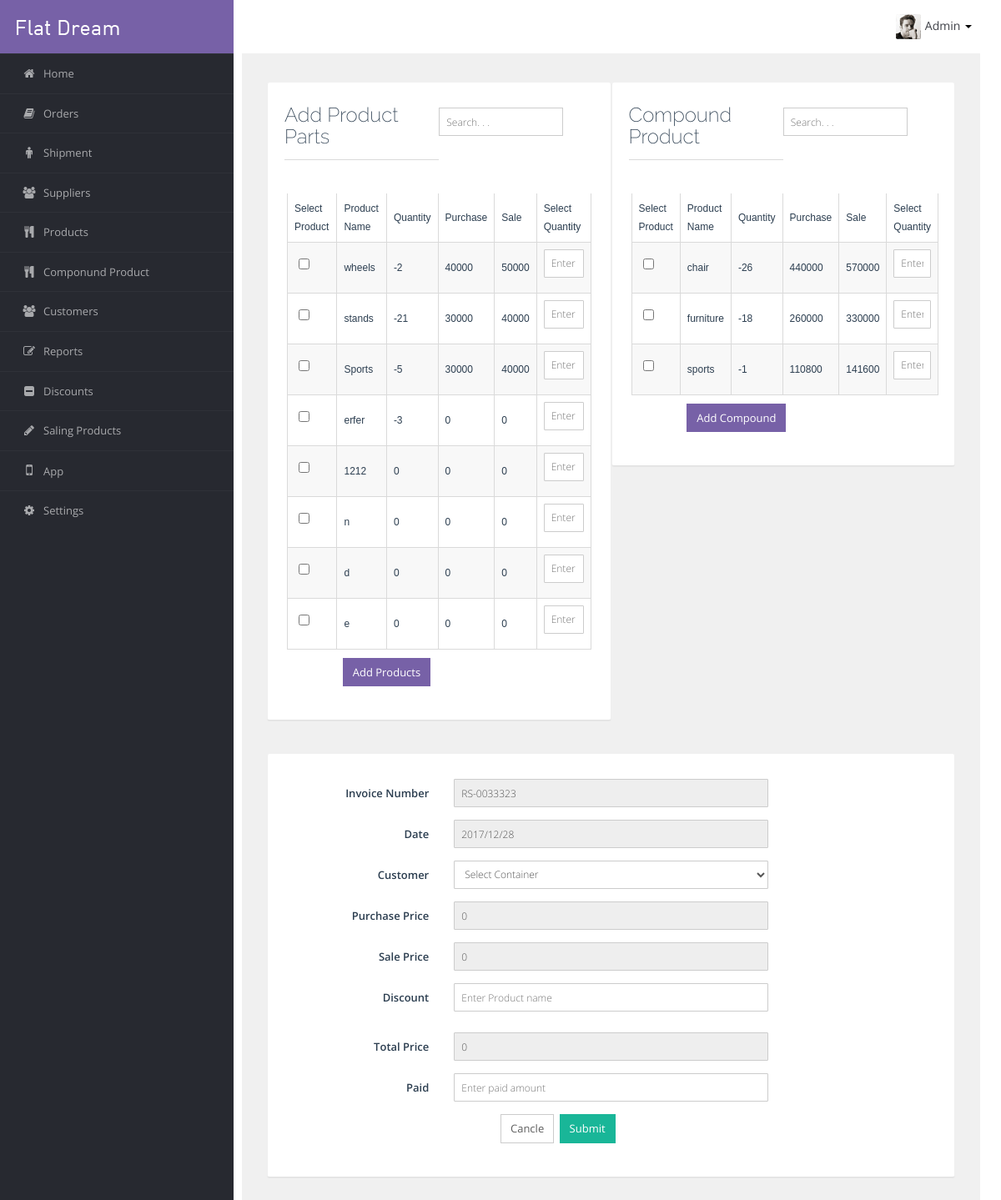
The page /home3.php (signed in) on the database its author committed.
### tables this page shows
CREATE TABLE `products` (
  `id` int(11) NOT NULL,
  `product_code` varchar(30) NOT NULL,
  `product_name` varchar(30) NOT NULL,
  `company_name` varchar(30) NOT NULL,
  `purchase_cost` int(11) NOT NULL,
  `sale_price` int(11) NOT NULL,
  `min_sale_price` int(11) NOT NULL,
  `product_category` int(11) NOT NULL,
  `discription` varchar(100) NOT NULL,
  `location` varchar(50) NOT NULL,
  `batch` int(11) NOT NULL,
  `image` varchar(100) NOT NULL,
  `supplier_id` int(11) NOT NULL,
  `quantity` int(11) NOT NULL,
  `shop_quality` int(11) NOT NULL,
  `discount` int(11) NOT NULL,
  `arrival_date` date NOT NULL
);

CREATE TABLE `compound_products` (
  `id` int(11) NOT NULL,
  `compound_product_name` varchar(50) NOT NULL,
  `purchase_cost` int(11) NOT NULL,
  `sale_price` int(11) NOT NULL,
  `discription` varchar(100) NOT NULL,
  `location` varchar(50) NOT NULL,
  `image` varchar(100) NOT NULL,
  `quantity` int(11) NOT NULL,
  `discount` int(11) NOT NULL,
  `products` varchar(500) NOT NULL
);

### home3.php (the view, shortened to what this page needs)
<?php
$total_purchase_price_product=0;
$total_purchase_price_compound= 0;
$total_sale_price_product=0;
$total_sale_price_compound=0;
?>
<?php include('header.php');?>
<div class="content col-xs-12">
<form class="form-horizontal" role="form" method="post" enctype="multipart/form-data">
            	<?php
            	include("config.php");
            	$query="SELECT id,product_name,sale_price,purchase_cost,quantity FROM products";
            	$result=mysqli_query($con1,$query);
            	?>
              <div class="block-flat col-xs-6 pull-left">
		        <div class="header col-xs-6 pull-left">
		            <h3>Add Product Parts</h3>
		        </div>
		        <div class="col-xs-6 pull-right">
		              <div class="form-group input-group">
		                  <input  type="search" id="txtsrc" class="form-control" onkeyup="return KeyUp(this, '#gvdetail1');" placeholder="Search. . . " />
		              </div>
		            </div>
	            <div class="content col-xs-12">
		            <table class="col-xs-12" border="0" cellspacing="2" cellpadding="2" id="gvdetail1" >
			           <tr>
			            <td>
			            <font face="Arial, Helvetica, sans-serif">Select Product</font>
			            </td>
			            <td>
			            <font face="Arial, Helvetica, sans-serif">Product Name</font>
			            </td>
			            <td>
			            <font face="Arial, Helvetica, sans-serif">Quantity</font>
			            </td>
			            <td>
			            <font face="Arial, Helvetica, sans-serif">Purchase</font>
			            </td>
			            <td>
			            <font face="Arial, Helvetica, sans-serif">Sale</font>
			            </td>
			            <td>
			            <font face="Arial, Helvetica, sans-serif">Select Quantity</font>
			            </td>
			           </tr>
			              <?php
			              while ($row = mysqli_fetch_assoc($result))
			               {
			                 $f1=$row['id'];
			                 $f2=$row['product_name'];
			                 $f3=$row['quantity'];
			                 $f4=$row['purchase_cost'];
			                 $f5=$row['sale_price'];
			              ?>
			              <tr>
			                <td>
			                	<div class="form-group">
			                		<input class="input_control" type="checkbox" name="product_id[]" style="margin: 0 20px;" value="<?php echo $f1; ?>">
				                </div>
			                </td>
			                <td>
			                  <font face="Arial, Helvetica, sans-serif"><?php echo $f2; ?></font>
			                </td>
			                <td>
			                  <font face="Arial, Helvetica, sans-serif"><?php echo $f3; ?></font>
			                </td>
			                <td>
			              		<font face="Arial, Helvetica, sans-serif"><?php echo $f4; ?></font>
				            </td>
				            <td>
				            	<font face="Arial, Helvetica, sans-serif"><?php echo $f5; ?></font>
				            </td>
			                <td>
			                	<div class="">
			                      <input type="text" class="form-control textbox" id="quantity" name="<?php echo $f1; ?>" placeholder="Enter quantity">
			                    </div>
			                </td>
			              </tr>
			              <?php
			                }
			              ?>
		          		</table>
	      			</div>
	      			<div class="clearfix"></div>
	                <div class="form-group">
	                  <div class="col-sm-offset-2 col-sm-10">
	                    <button name="products_info" class="next btn btn-primary" >Add Products</button>
	                  </div>
	                </div>
              </div>
              <div class="block-flat col-xs-6 pull-right">
              	<?php
            	include("config.php");
            	$query="SELECT id,compound_product_name,sale_price,purchase_cost,quantity FROM compound_products";
            	$result=mysqli_query($con1,$query);
            	?>
              		        <div class="header col-xs-6 pull-left">
              		            <h3> Compound Product</h3>
              		        </div>
              		        <div class="col-xs-6 pull-right">
              		              <div class="form-group input-group">
              		                  <input  type="search" id="txtsrc" class="form-control" onkeyup="return KeyUp(this, '#gvdetail2');" placeholder="Search. . . " />
              		              </div>
              		            </div>
              	            <div class="content col-xs-12">
              		            <table class="col-xs-12" border="0" cellspacing="2" cellpadding="2" id="gvdetail2" >
              			           <tr>
              			            <td>
              			            <font face="Arial, Helvetica, sans-serif">Select Product</font>
              			            </td>
              			            <td>
              			            <font face="Arial, Helvetica, sans-serif">Product Name</font>
              			            </td>
              			            <td>
              			            <font face="Arial, Helvetica, sans-serif">Quantity</font>
              			            </td>
              			            <td>
              			            <font face="Arial, Helvetica, sans-serif">Purchase</font>
              			            </td>
              			            <td>
              			            <font face="Arial, Helvetica, sans-serif">Sale</font>
              			            </td>
              			            <td>
              			            <font face="Arial, Helvetica, sans-serif">Select Quantity</font>
              			            </td>
              			           </tr>
              			              <?php
              			              while ($row = mysqli_fetch_assoc($result))
              			               {
              			                 $f1=$row['id'];
              			                 $f2=$row['compound_product_name'];
              			                 $f3=$row['quantity'];
              			                 $f4=$row['purchase_cost'];
              			                 $f5=$row['sale_price'];
              			              ?>
              			              <tr>
              			                <td>
              			                	<div class="form-group">
              			                		<input class="input_control" type="checkbox" name="compound_id[]" style="margin: 0 20px;" value="<?php echo $f1; ?>">
              				                </div>
              			                </td>
              			                <td>
              			                  <font face="Arial, Helvetica, sans-serif"><?php echo $f2; ?></font>
              			                </td>
              			                <td>
              			                  <font face="Arial, Helvetica, sans-serif"><?php echo $f3; ?></font>
              			                </td>
              			                <td>
              			              		<font face="Arial, Helvetica, sans-serif"><?php echo $f4; ?></font>
              				            </td>
              				            <td>
              				            	<font face="Arial, Helvetica, sans-serif"><?php echo $f5; ?></font>
              				            </td>
              			                <td>
              			                	<div class="">
              			                      <input type="text" class="form-control textbox" id="quantity" name="<?php echo $f1; ?>" placeholder="Enter quantity">
              			                    </div>
              			                </td>
              			              </tr>
              			              <?php
              			                }
              			              ?>
              		          		</table>
              	      			</div>
              	      		<div class="clearfix"></div>
                <div class="form-group">
                  <div class="col-sm-offset-2 col-sm-10">
                    <button class="btn btn-primary" name="compound_info">Add Compound</button>
                  </div>
                </div>
              </div>
              <div class="block-flat col-xs-12">
              	                <div class="form-group">
              	                  <label for="invoice_number" class="col-sm-3 control-label">Invoice Number</label>
              	                  <div class="col-sm-6">
              	                    <input readonly type="text" class="form-control" id="invoice_number" name="invoice_number" value="<?=$finalcode?>">
              	                  </div>
              	                </div>
              	                <div class="form-group">
              	                  <label for="invoice_number" class="col-sm-3 control-label">Date </label>
              	                  <div class="col-sm-6">
              	                    <input readonly type="text" class="form-control" id="now_date" name="now_date" value="<?=date("Y/m/d")?>">
              	                  </div>
              	                </div>
              	                <div class="form-group">
              	                  <label class="col-sm-3 control-label" for="customer_id"> Customer</label>
              	                  <div class="col-sm-6">
              	                    <select class="form-control" id="customer_id" name="customer_id">
              	                        <option value="">Select Container</option>
              	                      </select>
              	                  </div>
              	                </div>
                      			<div class="form-group">
                	                <label for="total_price" class="col-sm-3 control-label">Purchase Price</label>
                	                <div class="col-sm-6">
                	                  <input readonly type="text" class="form-control" id="total_price" name="total_sale_price" value="<?php echo $total_purchase_price_product+$total_purchase_price_compound;?>">
                	                </div>
                                </div>
                                <div class="form-group">
                	                <label for="total_price" class="col-sm-3 control-label">Sale Price</label>
                	                <div class="col-sm-6">
                	                  <input readonly type="text" class="form-control" id="total_price" name="total_price" value="<?php echo $total_sale_price_product+$total_sale_price_compound;?>">
                	                </div>
                                </div>
                                <div class="form-group">
                	                <label for="total_price" class="col-sm-3 control-label">Discount</label>
                	                <div class="col-sm-6">
                	                  <input type="text" class="form-control" id="total_price" name="total_price" placeholder="Enter Product name">
                	                </div>
                                </div>
                      			<div class="form-group">
                	                <label for="total_price" class="col-sm-3 control-label">Total Price</label>
                	                <div class="col-sm-6">
                	                  <input readonly type="text" class="form-control" id="total_price" name="total_price" value="<?php echo $total_sale_price_product+$total_sale_price_compound;?>">
                	                </div>
                                </div>
                                <div class="form-group">
                	                <label for="total_price" class="col-sm-3 control-label">Paid</label>
                	                <div class="col-sm-6">
                	                  <input type="text" class="form-control" id="paid" name="paid" placeholder="Enter paid amount">
                	                </div>
                                </div>
                <div class="form-group">
                  <div class="col-sm-offset-4">
                    <button class="btn btn-default" name="cancle">Cancle</button>
                    <button class="btn btn-success" name="submit">Submit</button>
                  </div>
                </div>
              </div>
            </form>
</div>
<?php include('footer.php');?>

### rows shown on the page
products: product_name "wheels", quantity "-2", purchase_cost "40000", sale_price "50000"
products: product_name "stands", quantity "-21", purchase_cost "30000", sale_price "40000"
products: product_name "Sports", quantity "-5", purchase_cost "30000", sale_price "40000"
products: product_name "erfer", quantity "-3", purchase_cost "0", sale_price "0"
products: product_name "1212", quantity "0", purchase_cost "0", sale_price "0"
products: product_name "n", quantity "0", purchase_cost "0", sale_price "0"
products: product_name "d", quantity "0", purchase_cost "0", sale_price "0"
products: product_name "e", quantity "0", purchase_cost "0", sale_price "0"
compound_products: compound_product_name "chair", quantity "-26", purchase_cost "440000", sale_price "570000"
compound_products: compound_product_name "furniture", quantity "-18", purchase_cost "260000", sale_price "330000"
compound_products: compound_product_name "sports", quantity "-1", purchase_cost "110800", sale_price "141600"

### other values the page prints
$_SESSION['name'] "Admin"
